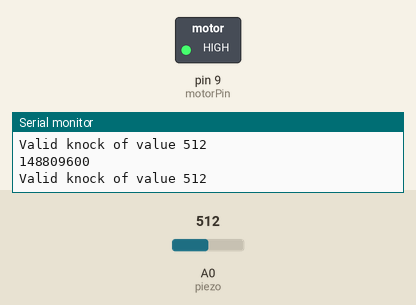
This sketch was run on a simulated Arduino Uno, built with avr-gcc and run on an emulated ATmega328P. On the bench: switched loads named in the sketch (green lamp = pin HIGH), the last lines printed to the serial monitor. The test bench sets the inputs (shaded band); at power-on: A0 (piezo) = 512.

Above: at 3.8 s.
3.9 s: A0 (piezo) set to 692
7.8 s: A0 (piezo) set to 716
At 9.2 s:
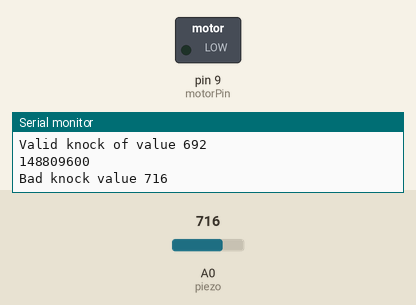
11.7 s: A0 (piezo) set to 511
At 12.3 s:
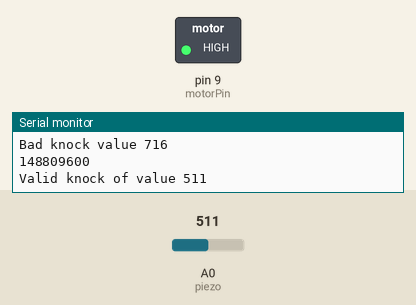
19.4 s: A0 (piezo) set to 410
23.3 s: A0 (piezo) set to 393
At 23.8 s:
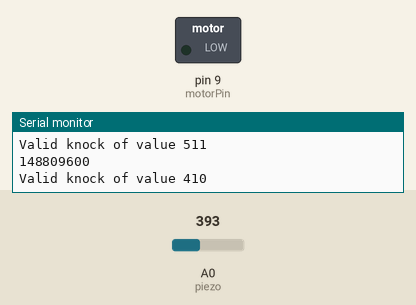
Timing chart, 0 to 26.3 s (numbered marks = the images above; inputs shaded):
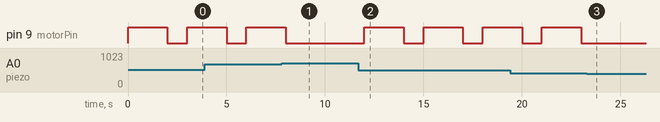

The sketch:

FinalProjectCodeDraft.ino
```cpp
/*
  Code mixture of projects 9 + 12
    Motor code is from project 9
    Piezo code is from project 12

  Intended design is for the piezo to capture the vibrations of the toilet when flushing,
  allowing the motors inside to rotate key pieces of our device, in order for the air freshener
  to function on its own.
*/

const int piezo = A0;     // pin the piezo is attached to
const int motorPin = 9;  // pin the motor is attached to

int mySerialBaudRate = 9600;

// variable for the piezo value
int knockVal;

// variables for the high and low limits of the knock value
const int quietKnock = 400;
const int loudKnock = 700;

void setup() {
  // set the motor pin as an output
  pinMode(motorPin, OUTPUT);

  // start serial communication for debugging
  Serial.begin(mySerialBaudRate);
}

void loop() {
    // check the value of the piezo
    knockVal = analogRead(piezo);

    Serial.print('Baud rate is: ');
    Serial.println(mySerialBaudRate);

      if (checkForKnock(knockVal) && !digitalRead(motorPin)==HIGH) {
        digitalWrite(motorPin, HIGH); //turn motor on
        delay(2000); //wait time
        digitalWrite(motorPin, LOW); //turn motor off
      }
    delay(1000);
}

// this function checks to see if a detected knock is within max and min range
bool checkForKnock(int value) {
  // if the value of the knock is greater than the minimum, and larger
  // than the maximum
  if (value > quietKnock && value < loudKnock) {
    // print out the status
    Serial.print("Valid knock of value ");
    Serial.println(value);
    // return true
    return true;
  }
  // if the knock is not within range
  else {
    // print status
    Serial.print("Bad knock value ");
    Serial.println(value);
    // return false
    return false;
  }
}
```

Measured:
- the behaviour switches between 699 and 700 on A0 (piezo) (found by bisection; images 0 and 1)
- the behaviour switches between 401 and 400 on A0 (piezo) (found by bisection; images 2 and 3)
- after the input at 7.8 s, pin 9 (motorPin): goes on until 8.0 s, then stays LOW
- after the input at 11.7 s, pin 9 (motorPin): alternates HIGH for 2.0 s and LOW for 1.0 s, starting after 0.31 s
- after the input at 23.3 s, pin 9 (motorPin): stays LOW (without the input it goes to HIGH after 0.71 s)
